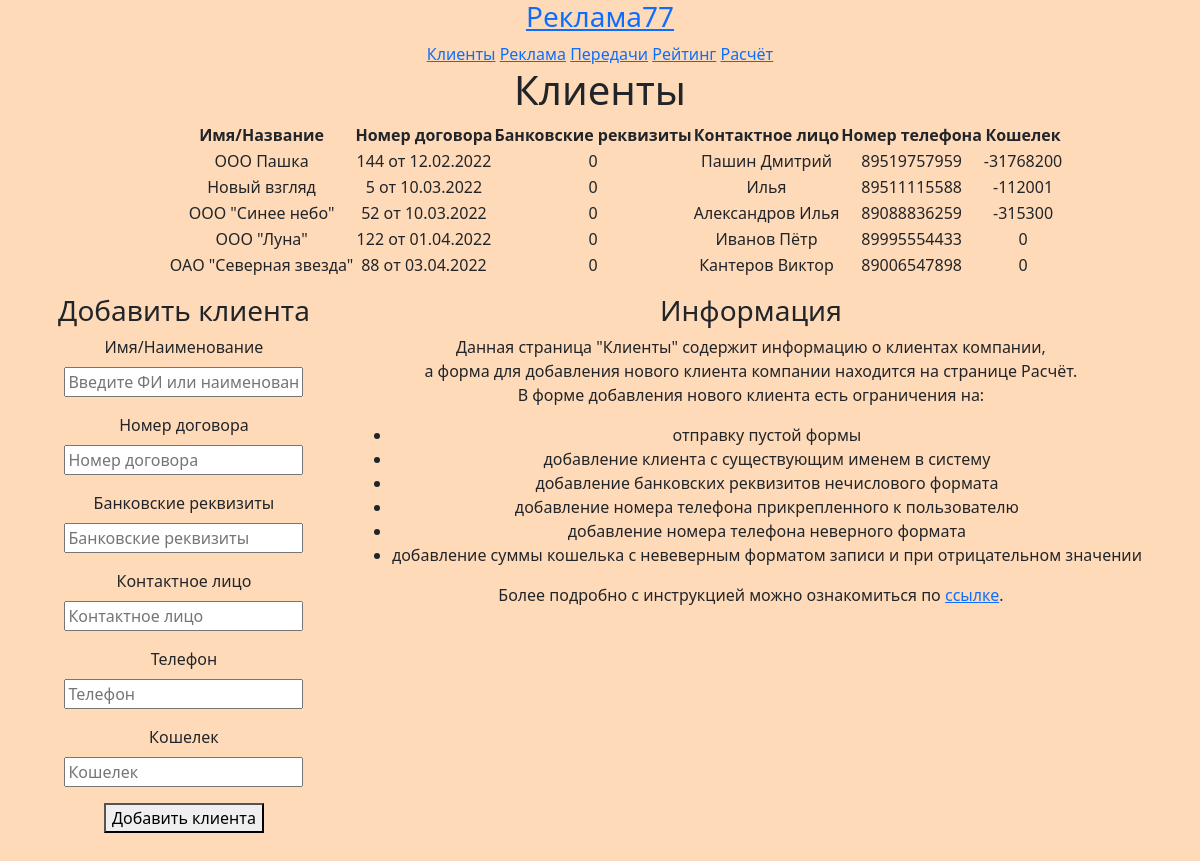
Page /customer on the earlier database version.
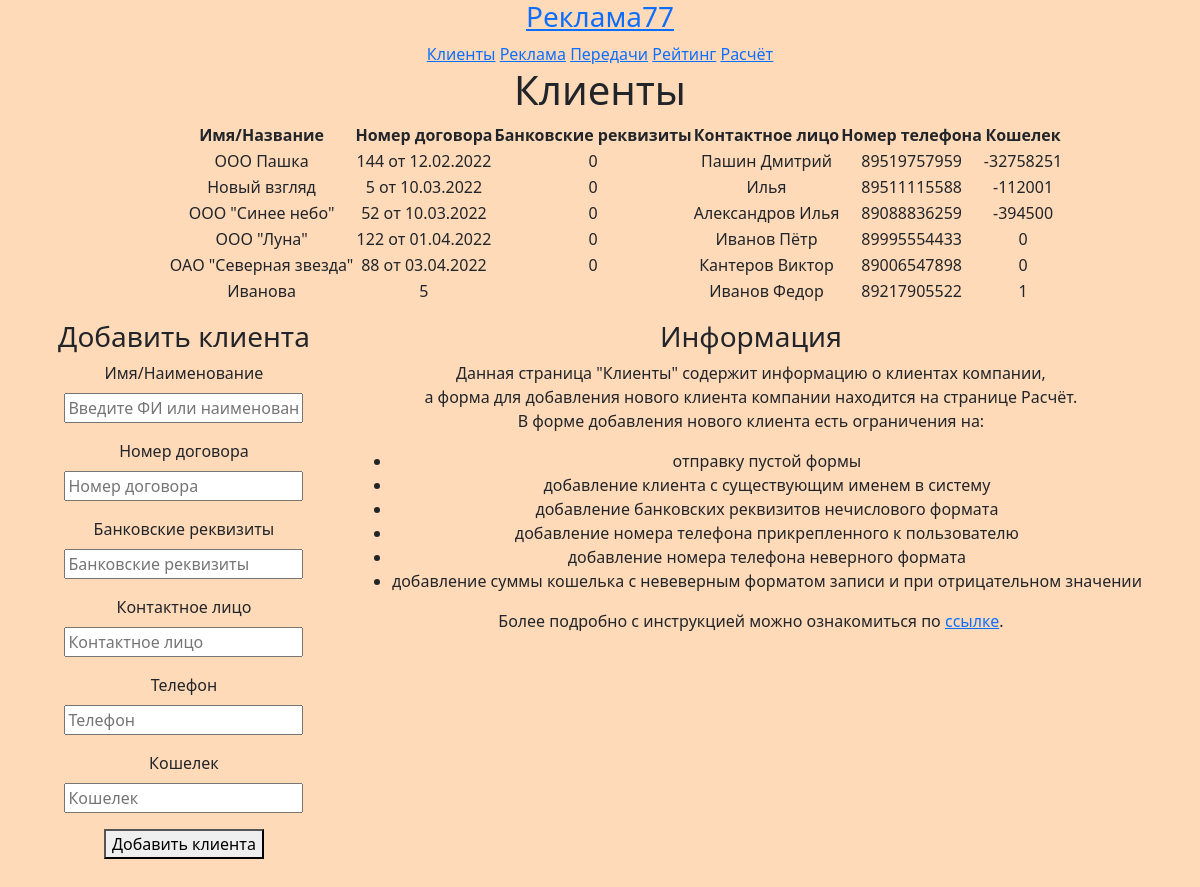
Same page on the later database version.
### tvad/models.py (models this page shows, shortened)
class Customer(models.Model):
    name = models.CharField(max_length=100, verbose_name='Наименование')
    contract_number = models.CharField(max_length=100, verbose_name='Номер договора')
    bank_details = models.CharField(max_length=200, verbose_name='Банковские реквизиты')
    contact_person = models.CharField(max_length=100, verbose_name='Контактное лицо')
    telephone = models.CharField(max_length=12, verbose_name='Номер телефона')
    money = models.IntegerField(verbose_name='Кошелек')

### tvad/views.py (the view)
# urls.py: path('customer', views.customer, name='customer'),
def customer(request):
    customer_all = Customer.objects.all()
    return render(request, 'customer.html', {
        'title': 'Клиенты',
        'customer_all': customer_all
    })

### templates/customer.html (shortened to what this page needs)
{% load static %}
<!DOCTYPE html>
<html lang="en">
<head>
    <link href="https://cdn.jsdelivr.net/npm/bootstrap@5.0.2/dist/css/bootstrap.min.css" rel="stylesheet">
    <link rel="stylesheet" type="text/css" href="{% static 'todo/main.css' %}"/>
</head>
<div class="shapka text-center">
    <h3><a href="{% url 'index' %}">Реклама77</a></h3>
    <a href="{% url 'customer' %}">Клиенты</a>
    <a href="{% url 'advertisement' %}">Реклама</a>
    <a href="{% url 'broadcast' %}">Передачи</a>
    <a href="{% url 'rating' %}">Рейтинг</a>
    <a href="{% url 'calculation' %}">Расчёт</a>
</div>
<body class="text-center">
<h1>Клиенты</h1>
<div class="text-center">
    <ul>
        <table style="margin: auto">
            <tbody>
            <tr>
                <th>Имя/Название</th>
                <th>Номер договора</th>
                <th>Банковские реквизиты</th>
                <th>Контактное лицо</th>
                <th>Номер телефона</th>
                <th>Кошелек</th>
            </tr>
            {% for tvad in customer_all %}
            <tr>
                <td>{{ tvad.name }}</td>
                <td>{{ tvad.contract_number }}</td>
                <td>{{ tvad.bank_details }}</td>
                <td>{{ tvad.contact_person }}</td>
                <td>{{ tvad.telephone }}</td>
                <td>{{ tvad.money }}</td>
            </tr>
            {% endfor %}
            </tbody>
        </table>
    </ul>
</div>
    <div class="cont">
        <div class="forma">
        <h3>Добавить клиента</h3>
        <form class="form-create" method="post" action="{% url 'create_customer' %}" value="" enctype="multipart/form-data">
        <label class="mb-2">Имя/Наименование</label>
        <div class="mb-3">
            <input type="text" name="name" id="name" placeholder="Введите ФИ или наименование">
        </div>
        <label class="mb-2">Номер договора</label>
        <div class="mb-3">
            <input type="text" name="number" id="number" placeholder="Номер договора">
        </div>
            <label class="mb-2">Банковские реквизиты</label>
        <div class="mb-3">
            <input type="text" name="bank_details" id="bank_details" placeholder="Банковские реквизиты">
        </div>
        <label class="mb-2">Контактное лицо</label>
        <div class="mb-3">
            <input type="text" name="cont" id="cont" placeholder="Контактное лицо">
        </div>
        <label class="mb-2">Телефон</label>
        <div class="mb-3">
            <input type="text" name="tel" id="tel" placeholder="Телефон">
        </div>
        <label class="mb-2">Кошелек</label>
        <div class="mb-3">
            <input type="text" name="money" id="money" placeholder="Кошелек">
        </div>
        <div class="text-center">
                <button type="submit" class="main_button" id="btncreate">Добавить клиента</button>
        </div>
    </form>
        <br>
        </div>
        <div class="info mb-3">
        <h3>Информация</h3>
            <p>Данная страница "Клиенты" содержит информацию о клиентах компании,<br>
                а форма для добавления нового клиента компании находится на странице Расчёт.<br>
                В форме добавления нового клиента есть ограничения на:
                    <ul class="" style="list-style-type: disc">
                        <li>отправку пустой формы</li>
                        <li>добавление клиента с существующим именем в систему</li>
                        <li>добавление банковских реквизитов нечислового формата</li>
                        <li>добавление номера телефона прикрепленного к пользователю </li>
                        <li>добавление номера телефона неверного формата </li>
                        <li>добавление суммы кошелька с невеверным форматом записи и при отрицательном значении</li>
                    </ul>
                Более подробно с инструкцией можно ознакомиться по <a href="https://disk.yandex.ru/i/iTa8IC4639cbpg">ссылке</a>.
            </p>
        </div>
    </div>
</body>
</html>

Differences in the rows shown:
changed Customer "ООО Пашка": money "-31768200" → "-32758251"
changed Customer "ООО \"Синее небо\"": money "-315300" → "-394500"
added Customer: name "Иванова", contract_number "5", contact_person "Иванов Федор", telephone "89217905522", money "1"
